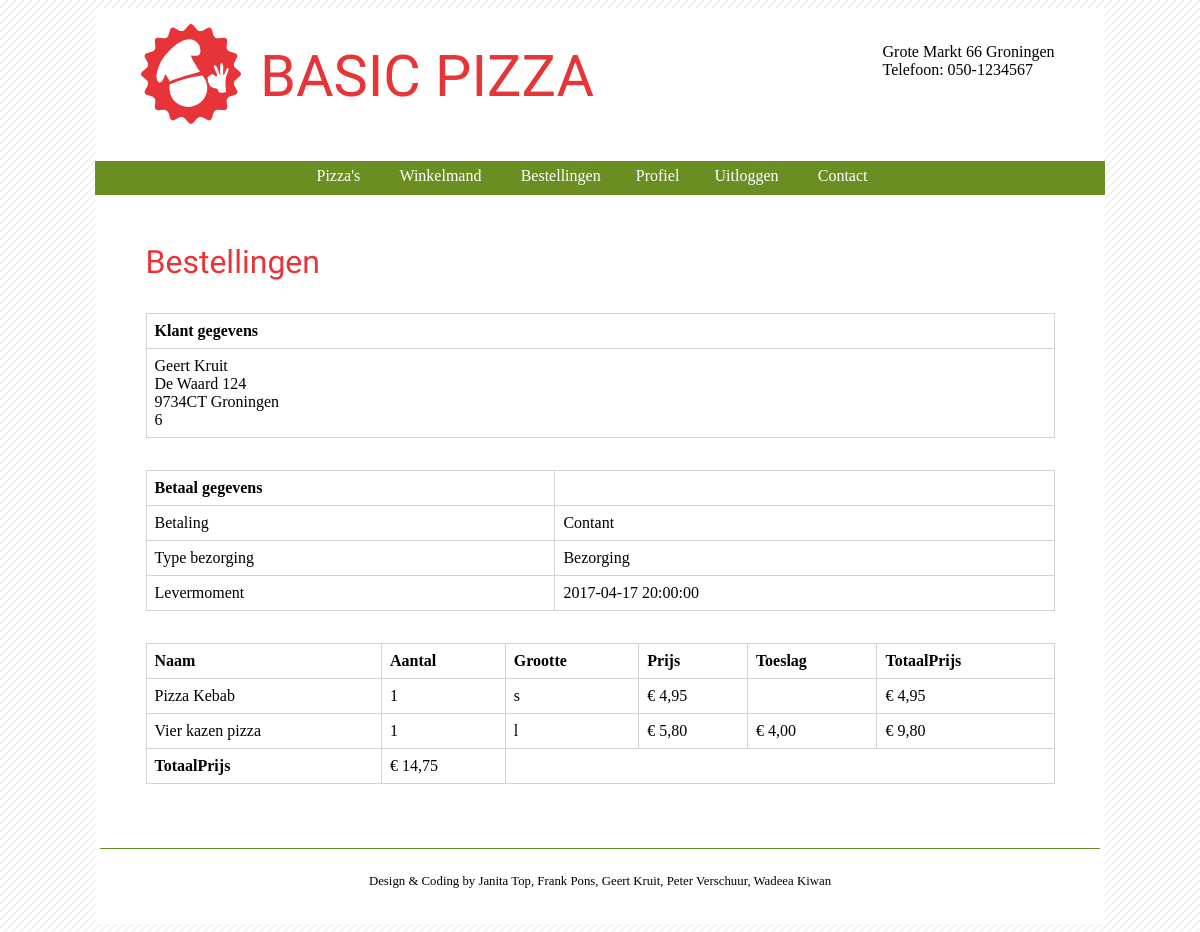
Screenshot of /?p=bestellingen&i=view_bestelling&order_id=2 (signed in) with the database file from the repository.
### tables this page shows
CREATE TABLE `user_profiles` (
  `profile_id` int(11) NOT NULL,
  `user_id` int(11) NOT NULL,
  `voornaam` varchar(40) NOT NULL,
  `achternaam` varchar(40) NOT NULL,
  `straat` varchar(25) NOT NULL,
  `huisnummer` varchar(5) NOT NULL,
  `postcode` char(6) NOT NULL,
  `woonplaats` varchar(25) NOT NULL,
  `telefoonnummer` char(10) NOT NULL,
  `aanhef` char(1) NOT NULL
);

CREATE TABLE `order` (
  `order_id` int(11) NOT NULL,
  `bestelmoment` timestamp NOT NULL DEFAULT CURRENT_TIMESTAMP,
  `type_bezorging` char(1) NOT NULL,
  `levermoment` datetime NOT NULL,
  `betaling` char(1) NOT NULL,
  `users_user_id` int(11) NOT NULL,
  `order_status` varchar(10) NOT NULL,
  `levering` timestamp NOT NULL DEFAULT '0000-00-00 00:00:00'
);

CREATE TABLE `order_regel` (
  `order_order_id` int(11) NOT NULL,
  `producten_product_id` int(11) NOT NULL,
  `order_user_id` int(11) NOT NULL,
  `aantal` smallint(6) NOT NULL,
  `grootte` char(1) NOT NULL
);

CREATE TABLE `producten` (
  `product_id` int(11) NOT NULL,
  `naam` varchar(80) NOT NULL,
  `omschrijving` text NOT NULL,
  `prijs` smallint(6) NOT NULL,
  `categorie_categorie_id` smallint(6) NOT NULL
);

### functions/functies.php (called while the page is built, shortened)
<?PHP
	function ShowCash($getal)
	{
		$getal= substr_replace($getal, ',', -2, 0);
		$getal= "&euro;&nbsp;".$getal;
		return $getal;
	}
?>

### pages/bestellingen.php (the view, shortened to what this page needs)
<h1>Bestellingen</h1>
<?PHP
	if (isset($_SESSION['loggedin']) AND $_SESSION['loggedin']==1)
	{
		$user_id = $_SESSION['user_id'];
		if (!isset($_GET['order_id']))
		{
			$order_id = NULL;
		}
		else
		{
			$order_id = $_GET['order_id'];
		}
		if ($i=="view_bestelling")
		{
			$sql_select_profile= mysql_query("SELECT * FROM `user_profiles` WHERE user_id='".$user_id."'");
			$row_profile= mysql_fetch_array($sql_select_profile);
			$sql_select_order= mysql_query("SELECT * FROM `order` WHERE order_id= '".$order_id."' ");
			$row_order= mysql_fetch_array($sql_select_order);
?>
	<table>
		<tr>
           	<th>Klant gegevens</th>
	    <tr>
		<tr>
			<td>
			<?PHP
				echo $row_profile['voornaam']." ".$row_profile['achternaam']."<br>";
				echo $row_profile['straat']." ".$row_profile['huisnummer']."<br>";
				echo $row_profile['postcode']." ".$row_profile['woonplaats']."<br>";
				echo $row_profile['telefoonnummer']."<br>";
			?>
			</td>
		</tr>
	</table>
	<table>
		<tr>
           	<th>Betaal gegevens</th>
	    <tr>
		<tr>
			<td>Betaling</td>
			<td>
			<?PHP
				if($row_order['betaling'] == 'c' )
				{
				echo "Contant";
				}
				elseif($row_order['betaling'] == 'p' )
				{
				echo "Pin";
				}
			?>
			</td>
		</tr>
		<tr>
			<td>Type bezorging</td>
			<td>
<?PHP
				if($row_order['type_bezorging'] == 'a' )
				{
				echo "Afhalen";
				}
				elseif($row_order['type_bezorging'] == 'b' )
				{
				echo "Bezorging";
				}
?>
			</td>
		</tr>
		<tr>
			<td>Levermoment</td>
			<td><?PHP echo $row_order['levermoment'] ?></td>
		</tr>
	</table>
    <table>
       	<tr>
           	<th>Naam</th>
	        <th>Aantal</th>
            <th>Grootte</th>
    	    <th>Prijs</th>
    	    <th>Toeslag</th>
    		<th>TotaalPrijs</th>
		</tr>
<?PHP
			$totaal_prijs = '0';
			$sql_select_order_rule= mysql_query("SELECT * FROM `order_regel` where order_order_id=".$order_id."");
			WHILE ($row_order_rule= mysql_fetch_array($sql_select_order_rule))
			{
				$sql_select_prod= mysql_query("SELECT * FROM `producten` where product_id=".$row_order_rule['producten_product_id']."");
				$row_prod= mysql_fetch_array($sql_select_prod);
?>
		<tr>
      		<td>
            	<?PHP echo $row_prod['naam']; ?>
			</td>
      		<td>
            	<?PHP echo $row_order_rule['aantal']; ?>
			</td>
      		<td>
            	<?PHP echo $row_order_rule['grootte']; ?>
			</td>
      		<td>
            	<?PHP echo ShowCash($row_prod['prijs']); ?>
			</td>
      		<td>
<?PHP
				$toeslag = null;
        	    if($row_order_rule['grootte'] == 'm')
          	    {
					$toeslag = 200 * $row_order_rule['aantal'];
          	    	echo ShowCash($toeslag);
           	    }
           	    elseif($row_order_rule['grootte'] == 'l')
        	    {
					$toeslag = 400 * $row_order_rule['aantal'];
  	    	    	echo ShowCash($toeslag);
  	    	    }
?>
			</td>
      		<td>
<?PHP
				if($row_order_rule['grootte'] == 's')
          	    {
					$prijs = $row_prod['prijs'] * $row_order_rule['aantal'];
					$totaal_prijs = $totaal_prijs + $prijs;
					echo ShowCash($prijs);
          	    }
				elseif($row_order_rule['grootte'] == 'm')
        	    {
					$prijs = $row_prod['prijs'] * $row_order_rule['aantal'];
					$prijs = $prijs + $toeslag;
					$totaal_prijs = $totaal_prijs + $prijs;
					echo ShowCash($prijs);
          	    }
          	    elseif($row_order_rule['grootte'] == 'l')
           	    {
					$prijs = $row_prod['prijs'] * $row_order_rule['aantal'];
					$prijs = $prijs + $toeslag;
					$totaal_prijs = $totaal_prijs + $prijs;
					echo ShowCash($prijs);
           	    }
?>
			</td>
		</tr>
<?PHP
			}
?>
		<tr>
            <th>TotaalPrijs</th>
    	    <td><?PHP echo ShowCash($totaal_prijs);  ?></td>
		</tr>
	</table>
<?PHP
		}
	}
	else
	{
		echo "<span class='false_warning' >U bent niet ingelogd.</span>";
	}
?>

### css/main.css (style rules this page uses)
h1, h2 { color: #E73438; font-family: 'Changa One', cursive; font-weight: normal; }
h1 { margin-top: 1.5em; }
body { background: #fff url('../img/bg.png') 0 0 repeat; color: #000000; text-decoration: none; font-family: Verdana; font-size: 100%; }
table { width:100%; padding: 1em; margin-top: 2em; border:1px solid lightgray; border-collapse: collapse; }
tr, th, td { border:1px solid lightgray; border-collapse: collapse; padding: .5em; }
th { text-align: left; }

### rows the page displays
user_profiles: voornaam "Geert", achternaam "Kruit", straat "De Waard", huisnummer "124", postcode "9734CT", woonplaats "Groningen", telefoonnummer "6"
order: levermoment "2017-04-17 20:00:00"
order_regel: producten.naam "Pizza Kebab", aantal "1", grootte "s", producten.prijs "€ 4,95", aantal.prijs "€ 4,95"
order_regel: producten.naam "Vier kazen pizza", aantal "1", grootte "l", producten.prijs "€ 5,80", aantal "€ 4,00", prijs "€ 9,80"

### other values shown
ShowCash($totaal_prijs) "€ 14,75"
